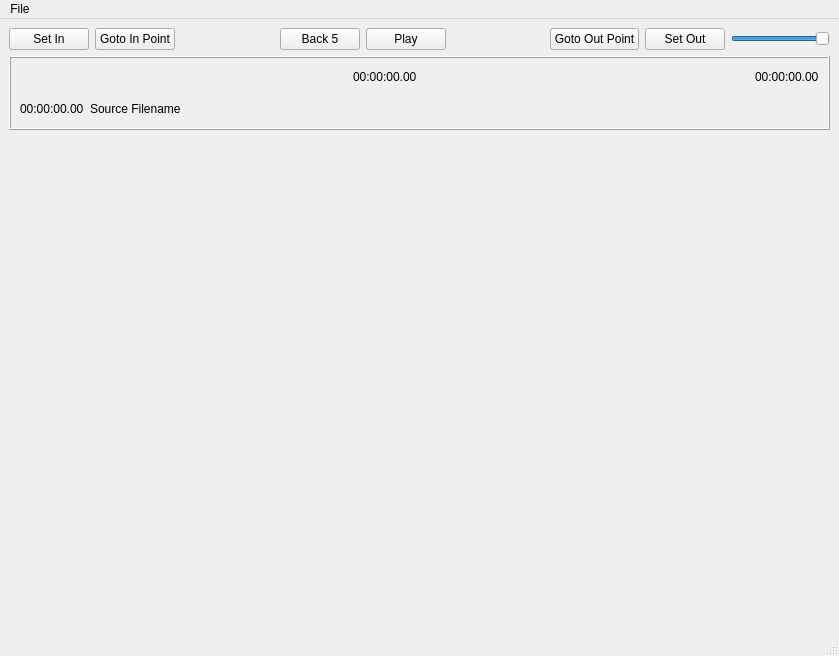
<?xml version="1.0" encoding="UTF-8"?>
<ui version="4.0">
 <class>VideoTrimMainWindow_UI</class>
 <widget class="QMainWindow" name="VideoTrimMainWindow_UI">
  <property name="geometry">
   <rect>
    <x>0</x>
    <y>0</y>
    <width>839</width>
    <height>656</height>
   </rect>
  </property>
  <property name="windowTitle">
   <string>Video Trim</string>
  </property>
  <property name="windowIcon">
   <iconset resource="qt_assets.qrc">
    <normaloff>:/assets/images/app_icon.png</normaloff>:/assets/images/app_icon.png</iconset>
  </property>
  <widget class="QWidget" name="centralwidget">
   <layout class="QVBoxLayout" name="verticalLayout_2">
    <item>
     <layout class="QHBoxLayout" name="horizontalLayout">
      <item>
       <widget class="QPushButton" name="pushButton_2">
        <property name="text">
         <string>Set In</string>
        </property>
       </widget>
      </item>
      <item>
       <widget class="QPushButton" name="pushButton_5">
        <property name="text">
         <string>Goto In Point</string>
        </property>
       </widget>
      </item>
      <item>
       <spacer name="horizontalSpacer">
        <property name="orientation">
         <enum>Qt::Horizontal</enum>
        </property>
        <property name="sizeHint" stdset="0">
         <size>
          <width>40</width>
          <height>20</height>
         </size>
        </property>
       </spacer>
      </item>
      <item>
       <widget class="QPushButton" name="pushButton_4">
        <property name="text">
         <string>Back 5</string>
        </property>
       </widget>
      </item>
      <item>
       <widget class="QPushButton" name="play_btn">
        <property name="text">
         <string>Play</string>
        </property>
       </widget>
      </item>
      <item>
       <spacer name="horizontalSpacer_2">
        <property name="orientation">
         <enum>Qt::Horizontal</enum>
        </property>
        <property name="sizeHint" stdset="0">
         <size>
          <width>40</width>
          <height>20</height>
         </size>
        </property>
       </spacer>
      </item>
      <item>
       <widget class="QPushButton" name="pushButton_6">
        <property name="text">
         <string>Goto Out Point</string>
        </property>
       </widget>
      </item>
      <item>
       <widget class="QPushButton" name="pushButton_3">
        <property name="text">
         <string>Set Out</string>
        </property>
       </widget>
      </item>
      <item>
       <widget class="QSlider" name="horizontalSlider_2">
        <property name="maximum">
         <number>100</number>
        </property>
        <property name="value">
         <number>100</number>
        </property>
        <property name="orientation">
         <enum>Qt::Horizontal</enum>
        </property>
       </widget>
      </item>
     </layout>
    </item>
    <item>
     <widget class="QFrame" name="timeline_frame">
      <property name="frameShape">
       <enum>QFrame::Box</enum>
      </property>
      <property name="frameShadow">
       <enum>QFrame::Raised</enum>
      </property>
      <layout class="QVBoxLayout" name="verticalLayout">
       <item>
        <layout class="QHBoxLayout" name="horizontalLayout_2">
         <item>
          <spacer name="horizontalSpacer_3">
           <property name="orientation">
            <enum>Qt::Horizontal</enum>
           </property>
           <property name="sizeHint" stdset="0">
            <size>
             <width>40</width>
             <height>20</height>
            </size>
           </property>
          </spacer>
         </item>
         <item>
          <widget class="QLabel" name="seq_pos_lbl">
           <property name="text">
            <string>00:00:00.00</string>
           </property>
          </widget>
         </item>
         <item>
          <spacer name="horizontalSpacer_4">
           <property name="orientation">
            <enum>Qt::Horizontal</enum>
           </property>
           <property name="sizeHint" stdset="0">
            <size>
             <width>40</width>
             <height>20</height>
            </size>
           </property>
          </spacer>
         </item>
         <item>
          <widget class="QLabel" name="project_length_timecode">
           <property name="text">
            <string>00:00:00.00</string>
           </property>
          </widget>
         </item>
        </layout>
       </item>
       <item>
        <widget class="QWidget" name="timeline" native="true"/>
       </item>
       <item>
        <layout class="QHBoxLayout" name="horizontalLayout_3">
         <item>
          <widget class="QLabel" name="video_position_lbl">
           <property name="text">
            <string>00:00:00.00</string>
           </property>
          </widget>
         </item>
         <item>
          <widget class="QLabel" name="current_video_lbl">
           <property name="text">
            <string>Source Filename</string>
           </property>
          </widget>
         </item>
         <item>
          <spacer name="horizontalSpacer_5">
           <property name="orientation">
            <enum>Qt::Horizontal</enum>
           </property>
           <property name="sizeHint" stdset="0">
            <size>
             <width>40</width>
             <height>20</height>
            </size>
           </property>
          </spacer>
         </item>
        </layout>
       </item>
      </layout>
     </widget>
    </item>
    <item>
     <widget class="QWidget" name="video_widget" native="true">
      <property name="sizePolicy">
       <sizepolicy hsizetype="Preferred" vsizetype="Expanding">
        <horstretch>0</horstretch>
        <verstretch>0</verstretch>
       </sizepolicy>
      </property>
     </widget>
    </item>
   </layout>
  </widget>
  <widget class="QMenuBar" name="menubar">
   <property name="geometry">
    <rect>
     <x>0</x>
     <y>0</y>
     <width>839</width>
     <height>21</height>
    </rect>
   </property>
   <widget class="QMenu" name="menuFile">
    <property name="title">
     <string>File</string>
    </property>
    <addaction name="actionSource_Files"/>
    <addaction name="actionCommmit"/>
   </widget>
   <addaction name="menuFile"/>
  </widget>
  <widget class="QStatusBar" name="statusbar"/>
  <action name="actionSource_Files">
   <property name="text">
    <string>Source Files</string>
   </property>
  </action>
  <action name="actionCommmit">
   <property name="text">
    <string>Commit</string>
   </property>
  </action>
 </widget>
 <resources>
  <include location="qt_assets.qrc"/>
 </resources>
 <connections/>
</ui>
